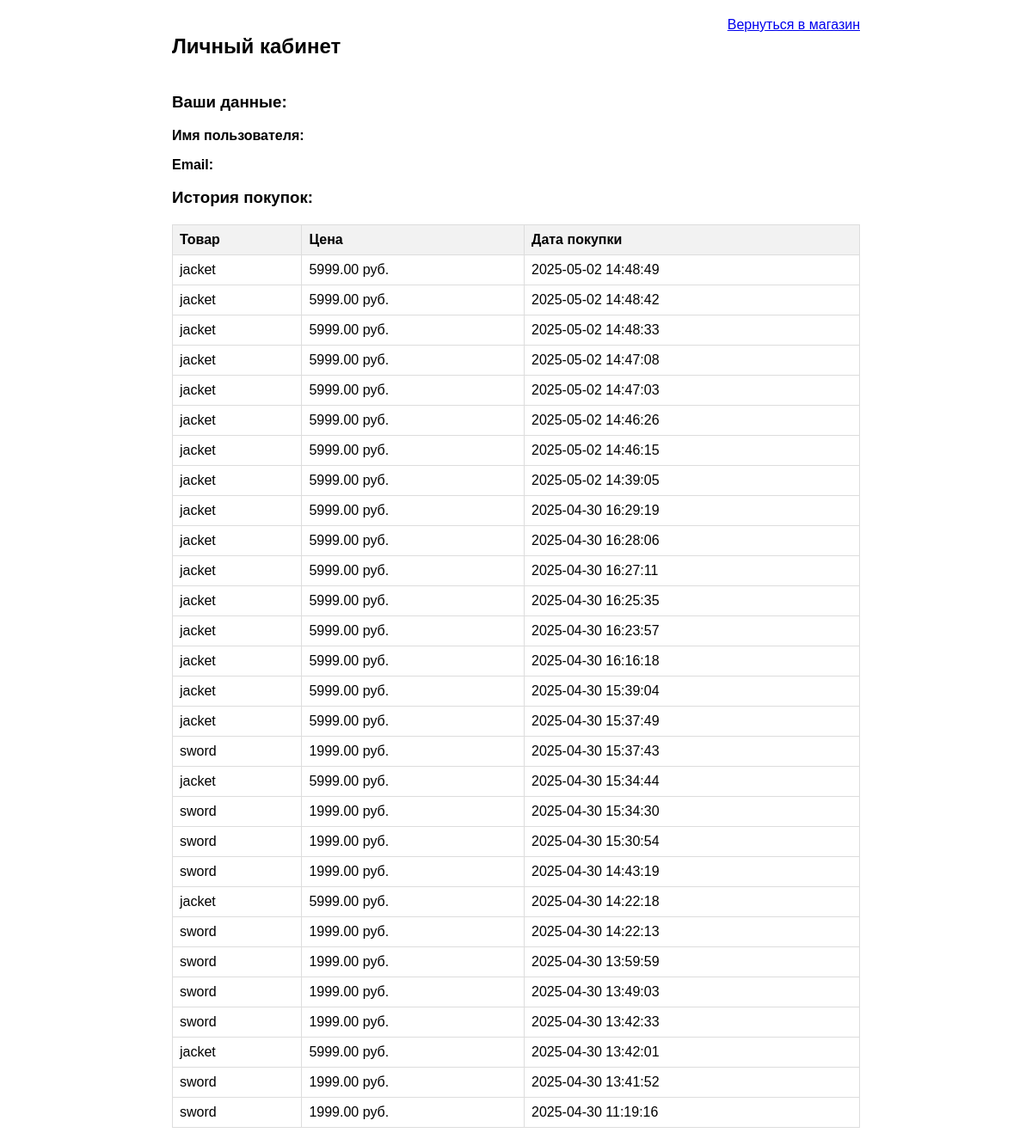
The app's page /profile.php (signed in) with its own data.
### tables this page shows
CREATE TABLE `purchases` (
  `id` int NOT NULL,
  `user_id` int NOT NULL,
  `product_id` int NOT NULL,
  `purchase_date` datetime NOT NULL
);

CREATE TABLE `products` (
  `id` int NOT NULL,
  `name` varchar(30) NOT NULL,
  `price` decimal(10,2) NOT NULL,
  `count` int NOT NULL,
  `category_id` int DEFAULT NULL,
  `description` text,
  `image` varchar(255) DEFAULT NULL,
  `size` varchar(20) DEFAULT NULL COMMENT 'Size of the product (e.g., S, M, L, XL)',
  `material` varchar(50) DEFAULT NULL COMMENT 'Material composition (e.g., Cotton, Polyester)',
  `color` varchar(30) DEFAULT NULL COMMENT 'Color description (e.g., Red, Blue, Black)'
);

### profile.php (the view, shortened to what this page needs)
<?php
require 'db.php';
$stmt = $pdo->prepare("SELECT * FROM users WHERE id = ?");
$stmt->execute([$_SESSION['user_id']]);
$user = $stmt->fetch();
$purchases = $pdo->prepare("
    SELECT p.name, p.price, pu.purchase_date
    FROM purchases pu
    JOIN products p ON pu.product_id = p.id
    WHERE pu.user_id = ?
    ORDER BY pu.purchase_date DESC
");
$purchases->execute([$_SESSION['user_id']]);
$purchases = $purchases->fetchAll();
?>
<!DOCTYPE html>
<html lang="ru">
<head>
</head>
<body>
    <div class="header">
        <h2>Личный кабинет</h2>
        <a href="index.php">Вернуться в магазин</a>
    </div>
    <h3>Ваши данные:</h3>
    <p><strong>Имя пользователя:</strong> <?= htmlspecialchars($user['name']) ?></p>
    <p><strong>Email:</strong> <?= htmlspecialchars($user['email']) ?></p>
    <h3>История покупок:</h3>
    <?php if (count($purchases) > 0): ?>
        <table>
            <thead>
                <tr>
                    <th>Товар</th>
                    <th>Цена</th>
                    <th>Дата покупки</th>
                </tr>
            </thead>
            <tbody>
                <?php foreach ($purchases as $purchase): ?>
                <tr>
                    <td><?= htmlspecialchars($purchase['name']) ?></td>
                    <td><?= htmlspecialchars($purchase['price']) ?> руб.</td>
                    <td><?= htmlspecialchars($purchase['purchase_date']) ?></td>
                </tr>
                <?php endforeach; ?>
            </tbody>
        </table>
    <?php else: ?>
        <p>Вы еще не совершали покупок.</p>
    <?php endif; ?>
</body>
</html>

### profile.php (style rules this page uses)
body { font-family: Arial, sans-serif; max-width: 800px; margin: 0 auto; padding: 20px; }
.header { display: flex; justify-content: space-between; margin-bottom: 20px; }
table { width: 100%; border-collapse: collapse; margin-top: 20px; }
th, td { border: 1px solid #ddd; padding: 8px; text-align: left; }
th { background-color: #f2f2f2; }

### records on screen
purchases: product.name "jacket", product.price "5999.00", purchase_date "2025-05-02 14:48:49"
purchases: product.name "jacket", product.price "5999.00", purchase_date "2025-05-02 14:48:42"
purchases: product.name "jacket", product.price "5999.00", purchase_date "2025-05-02 14:48:33"
purchases: product.name "jacket", product.price "5999.00", purchase_date "2025-05-02 14:47:08"
purchases: product.name "jacket", product.price "5999.00", purchase_date "2025-05-02 14:47:03"
purchases: product.name "jacket", product.price "5999.00", purchase_date "2025-05-02 14:46:26"
purchases: product.name "jacket", product.price "5999.00", purchase_date "2025-05-02 14:46:15"
purchases: product.name "jacket", product.price "5999.00", purchase_date "2025-05-02 14:39:05"
purchases: product.name "jacket", product.price "5999.00", purchase_date "2025-04-30 16:29:19"
purchases: product.name "jacket", product.price "5999.00", purchase_date "2025-04-30 16:28:06"
purchases: product.name "jacket", product.price "5999.00", purchase_date "2025-04-30 16:27:11"
purchases: product.name "jacket", product.price "5999.00", purchase_date "2025-04-30 16:25:35"
purchases: product.name "jacket", product.price "5999.00", purchase_date "2025-04-30 16:23:57"
purchases: product.name "jacket", product.price "5999.00", purchase_date "2025-04-30 16:16:18"
purchases: product.name "jacket", product.price "5999.00", purchase_date "2025-04-30 15:39:04"
purchases: product.name "jacket", product.price "5999.00", purchase_date "2025-04-30 15:37:49"
purchases: product.name "sword", product.price "1999.00", purchase_date "2025-04-30 15:37:43"
purchases: product.name "jacket", product.price "5999.00", purchase_date "2025-04-30 15:34:44"
purchases: product.name "sword", product.price "1999.00", purchase_date "2025-04-30 15:34:30"
purchases: product.name "sword", product.price "1999.00", purchase_date "2025-04-30 15:30:54"
purchases: product.name "sword", product.price "1999.00", purchase_date "2025-04-30 14:43:19"
purchases: product.name "jacket", product.price "5999.00", purchase_date "2025-04-30 14:22:18"
purchases: product.name "sword", product.price "1999.00", purchase_date "2025-04-30 14:22:13"
purchases: product.name "sword", product.price "1999.00", purchase_date "2025-04-30 13:59:59"
purchases: product.name "sword", product.price "1999.00", purchase_date "2025-04-30 13:49:03"
purchases: product.name "sword", product.price "1999.00", purchase_date "2025-04-30 13:42:33"
purchases: product.name "jacket", product.price "5999.00", purchase_date "2025-04-30 13:42:01"
purchases: product.name "sword", product.price "1999.00", purchase_date "2025-04-30 13:41:52"
purchases: product.name "sword", product.price "1999.00", purchase_date "2025-04-30 11:19:16"
